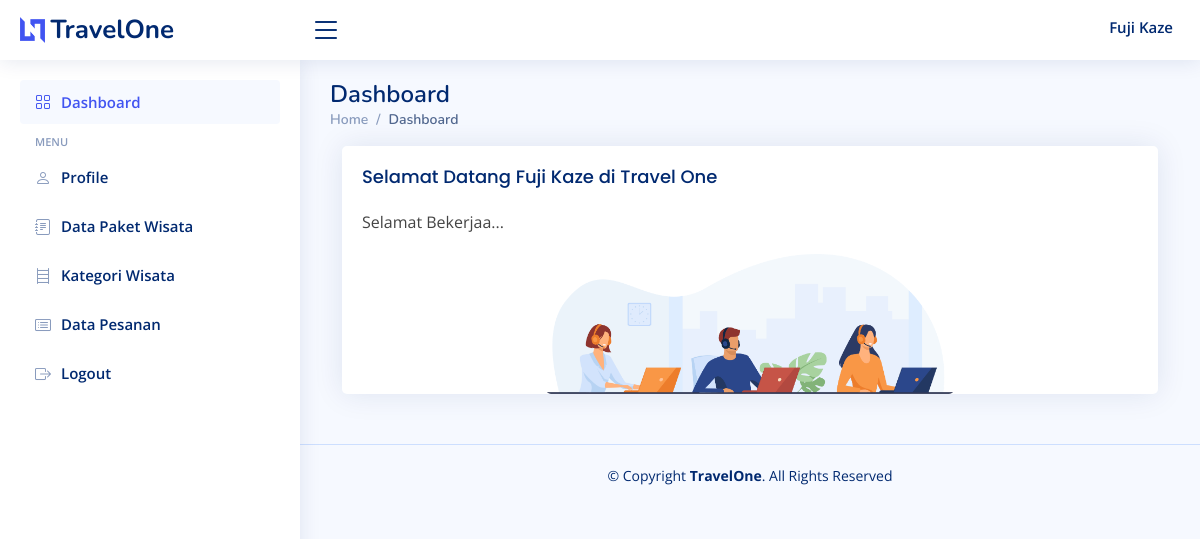
/admin/index.php (signed in), run on an earlier commit of the app's database.
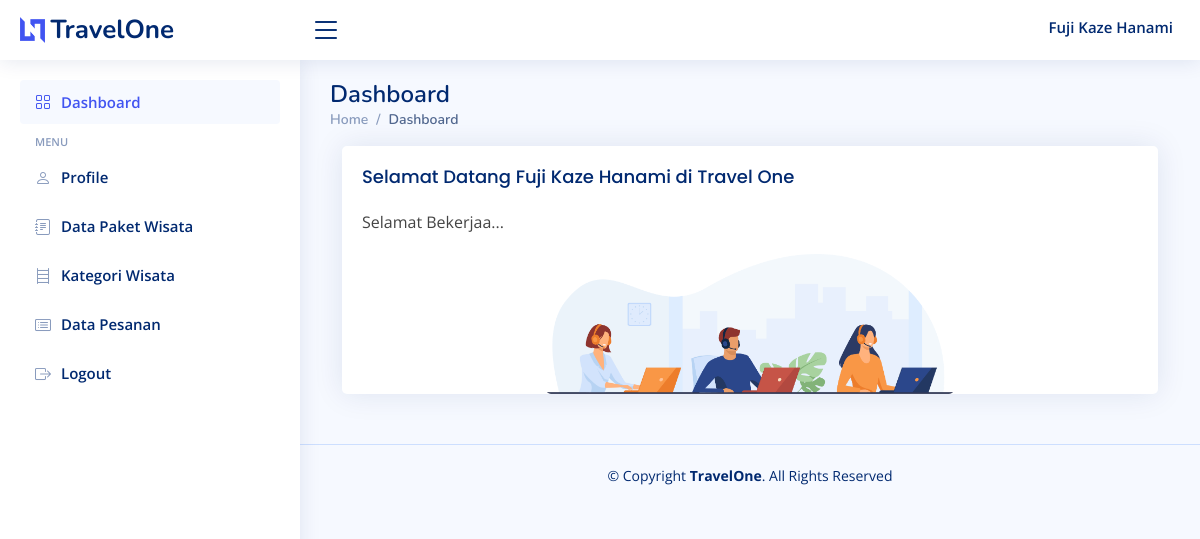
And on a later commit of the database.
### tables this page shows
CREATE TABLE `users` (
  `user_id` int(5) NOT NULL,
  `nama_lengkap` varchar(30) NOT NULL,
  `email` varchar(30) NOT NULL,
  `password` varchar(15) NOT NULL,
  `telephone` varchar(13) DEFAULT NULL,
  `gender` enum('pria','wanita') DEFAULT NULL,
  `profile_picture` varchar(255) NOT NULL,
  `role` enum('user','admin') NOT NULL
);

### admin/index.php (the view, shortened to what this page needs)
<!DOCTYPE html>
<html lang="en">
<head>
  <link href="../assets1/vendor/bootstrap/css/bootstrap.min.css" rel="stylesheet">
  <link href="../assets1/vendor/bootstrap-icons/bootstrap-icons.css" rel="stylesheet">
  <link href="../assets1/vendor/boxicons/css/boxicons.min.css" rel="stylesheet">
  <link href="../assets1/vendor/quill/quill.snow.css" rel="stylesheet">
  <link href="../assets1/vendor/quill/quill.bubble.css" rel="stylesheet">
  <link href="../assets1/vendor/remixicon/remixicon.css" rel="stylesheet">
  <link href="../assets1/vendor/simple-datatables/style.css" rel="stylesheet">
  <link href="../assets1/css/style.css" rel="stylesheet">
</head>
<body>
  <?php
include '../layout/header.php';
?>
  <?php
include '../layout/sidebar_admin.php';
?>
<main id="main" class="main">
<div class="pagetitle">
    <h1>Dashboard</h1>
    <nav>
        <ol class="breadcrumb">
            <li class="breadcrumb-item"><a href="index.php">Home</a></li>
            <li class="breadcrumb-item active">Dashboard</li>
        </ol>
    </nav>
</div>
<div class="content">
    <div class="container">
        <div class="row">
            <div class="col-lg-12">
                <div class="card">
                    <div class="card-body">
                        <?php
                        include '../connection.php';
                        $email = $_SESSION['email'];
                        $query = "SELECT * FROM users WHERE email = '$email' LIMIT 1";
                        $result = mysqli_query($koneksi, $query);
                        if ($result) {
                            $user = mysqli_fetch_assoc($result);
                            ?>
                            <h2 class="card-title">Selamat Datang <?php echo htmlspecialchars($user['nama_lengkap']); ?> di Travel One</h2>
                            <p class="card-text">Selamat Bekerjaa...</p>
                        <?php
                        } else {
                            echo "User tidak ditemukan.";
                        }
                        ?>
                    </div>
                    <div style="display: flex; justify-content: center;">
                        <img src="../assets1/img/petugas.png" class="card-img-bottom" alt="Gambar Dashboard" style="width: 50%;">
                    </div>
                </div>
            </div>
        </div>
    </div>
</div>
</main>
<?php
include '../layout/footer.php';
?>
</body>
</html>

### layout/header.php (shortened to what this page needs)
<?php
include '../connection.php';
$email = $_SESSION['email'];
$query = $koneksi->prepare("SELECT * FROM users WHERE email = ? LIMIT 1");
$query->bind_param("s", $email);
$query->execute();
$result = $query->get_result();
if ($result->num_rows > 0) {
    $user = $result->fetch_assoc();
} else {
    die("User tidak ditemukan.");
}
$nama_kolom = "nama_lengkap";
?>
<header id="header" class="header fixed-top d-flex align-items-center">
    <div class="d-flex align-items-center justify-content-between">
        <a href="index.php" class="logo d-flex align-items-center">
            <img src="../assets/img/logo.png" alt="">
            <span class="d-none d-lg-block">TravelOne</span>
        </a>
        <i class="bi bi-list toggle-sidebar-btn"></i>
    </div>
    <div class="container d-flex align-items-center justify-content-end">
        <ul class="sidebar-nav">
            <li class="nav-item">
                <a class="nav-link collapsed">
                    <span><?php echo htmlspecialchars($user[$nama_kolom]); ?></span>
                </a>
            </li>
        </ul>
    </div>
</header>

What changed in the data, as far as the page shows it:
changed users: nama_lengkap "Fuji Kaze" → "Fuji Kaze Hanami"
